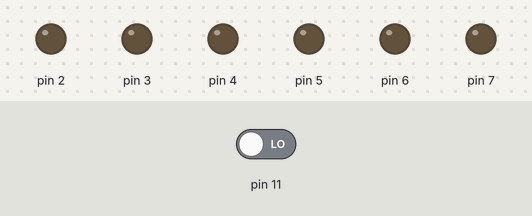
Bench run of a sketch on a simulated Arduino Uno, built with avr-gcc and run on an emulated ATmega328P. On the bench: output pins drawn as LEDs (lit = HIGH). Dashed ring = blinking. Inputs (shaded band) come from the test bench; at power-on: pin 11 LOW.

Above: at 2.3 s.
2.4 s: pin 11 driven HIGH
At 2.9 s:
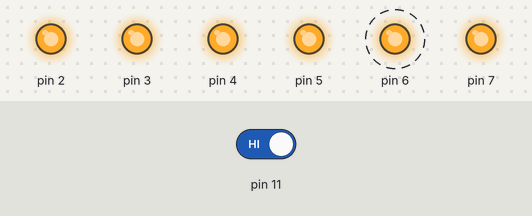
At 5.4 s:
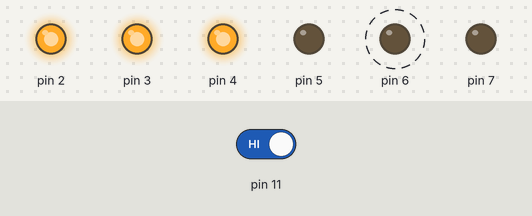
5.5 s: pin 11 driven LOW
At 6.2 s:
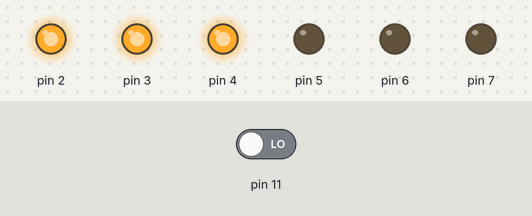
Timing chart, 0 to 8.5 s (numbered marks = the images above; inputs shaded):
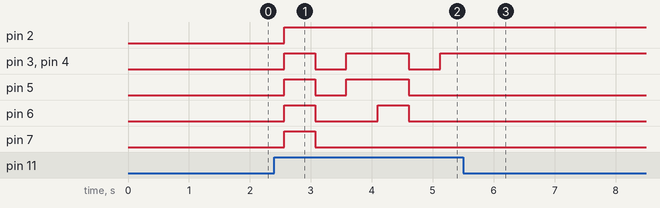

Measured:
- after the input at 2.4 s, pin 2: LOW → HIGH after 0.16 s; pin 3: goes HIGH 0.51 s, LOW 0.51 s, HIGH 1.0 s, LOW 0.51 s, then HIGH, starting after 0.16 s
- after the input at 5.5 s, pin 3: stays HIGH (without the input it goes to LOW after 1.2 s); pin 4: stops changing and stays HIGH; pin 5, pin 6: stops changing and stays LOW; pin 7: stays LOW (without the input it goes to HIGH after 0.64 s)

The sketch:

noppa_randomAvrSeed.ino
```cpp
#include <avr/interrupt.h>
#include <avr/wdt.h>
#include <util/atomic.h>
// The following addresses a problem in version 1.0.5 and earlier of the Arduino IDE
// that prevents randomSeed from working properly.
// https://github.com/arduino/Arduino/issues/575
#define randomSeed(s) srandom(s)

volatile uint32_t seed; // These two variables can be reused in your program after the
volatile int8_t nrot; // function CreateTrulyRandomSeed()executes in the setup()
                    // function.

void CreateTrulyRandomSeed()
{
seed = 0;
nrot = 32; // Must be at least 4, but more increased the uniformity of the produced
// seeds entropy.
// The following five lines of code turn on the watch dog timer interrupt to create
// the seed value
cli();
MCUSR = 0;
_WD_CONTROL_REG |= (1<<_WD_CHANGE_BIT) | (1<<WDE);
_WD_CONTROL_REG = (1<<WDIE);
sei();

while (nrot > 0); // wait here until seed is created

// The following five lines turn off the watch dog timer interrupt
cli();
MCUSR = 0;
_WD_CONTROL_REG |= (1<<_WD_CHANGE_BIT) | (0<<WDE);
_WD_CONTROL_REG = (0<< WDIE);
sei();
}

ISR(WDT_vect)
{
nrot--;
seed = seed << 8;
seed = seed ^ TCNT1L;
}

void setup()
{
pinMode(11, INPUT);
pinMode(2, OUTPUT);
pinMode(3, OUTPUT);
pinMode(4, OUTPUT);
pinMode(5, OUTPUT);
pinMode(6, OUTPUT);
pinMode(7, OUTPUT);
Serial.begin(9600);
}

void loop() {
CreateTrulyRandomSeed();
randomSeed(seed);
if (digitalRead(11) == HIGH)
{
  seed = seed %6;
  if (seed == 0)
  {
    digitalWrite(2, HIGH);
    digitalWrite(3, LOW);
    digitalWrite(4, LOW);
    digitalWrite(5, LOW);
    digitalWrite(6, LOW);
    digitalWrite(7, LOW);
  }

  else if (seed == 1)
  {
    digitalWrite(2, HIGH);
    digitalWrite(3, HIGH);
    digitalWrite(4, LOW);
    digitalWrite(5, LOW);
    digitalWrite(6, LOW);
    digitalWrite(7, LOW);
  }
    else if (seed == 2)
  {
    digitalWrite(2, HIGH);
    digitalWrite(3, HIGH);
    digitalWrite(4, HIGH);
    digitalWrite(5, LOW);
    digitalWrite(6, LOW);
    digitalWrite(7, LOW);
  }
    else if (seed == 3)
  {
    digitalWrite(2, HIGH);
    digitalWrite(3, HIGH);
    digitalWrite(4, HIGH);
    digitalWrite(5, HIGH);
    digitalWrite(6, LOW);
    digitalWrite(7, LOW);
  }
    else if (seed == 4)
  {
    digitalWrite(2, HIGH);
    digitalWrite(3, HIGH);
    digitalWrite(4, HIGH);
    digitalWrite(5, HIGH);
    digitalWrite(6, HIGH);
    digitalWrite(7, LOW);
  }
    else if (seed == 5)
  {
    digitalWrite(2, HIGH);
    digitalWrite(3, HIGH);
    digitalWrite(4, HIGH);
    digitalWrite(5, HIGH);
    digitalWrite(6, HIGH);
    digitalWrite(7, HIGH);
  }

}
}
```
